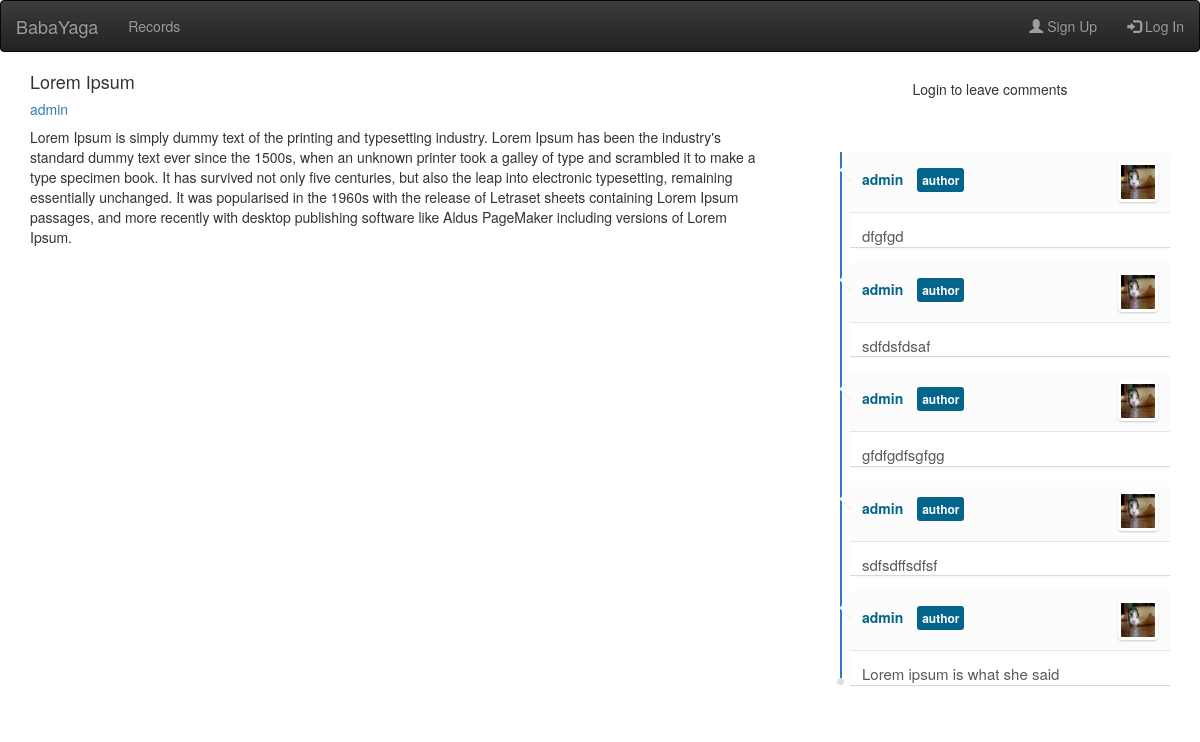
The app's page /en/blogs/posts/1/ with its own data.
### blogs/models.py (models this page shows, shortened)
class Post(models.Model):
    title = models.CharField(max_length=255, verbose_name=ugettext_lazy(u'Heading'))
    text = models.TextField()
    author = models.ForeignKey('core.User', db_index=True, verbose_name=ugettext_lazy(u'Author'))
    created_at = models.DateTimeField(auto_now_add=True, verbose_name=ugettext_lazy(u'Creation Date'))
    likes = GenericRelation(Like)

class Comment(models.Model):
    text = models.TextField()
    post = models.ForeignKey('Post', db_index=True)
    author = models.ForeignKey('core.User', db_index=True)
    created_at = models.DateTimeField(auto_now_add=True)
    likes = GenericRelation(Like)

### core/models.py (models this page shows)
class User(AbstractUser):
    avatar = models.ImageField(upload_to='avatars/', blank=True, null=True)
    first_name = models.CharField(('first name'), max_length=30, blank=False)
    email = models.EmailField(('E-mail address'), blank=False, unique=True)
    def image_url(self):
        if self.avatar and hasattr(self.avatar, 'url'):
            return self.avatar.url
        else:
            return '{}default-avatar.png'.format(settings.STATIC_URL)

### blogs/views.py (the view, shortened to what this page needs)
# urls.py: url(r'^posts/(?P<pk>[0-9]*)/$', PostView.as_view(), name="blog_post"),
class PostView(FormMixin, DetailView):
    template_name = "post_detailed.html"
    model = Post
    form_class = CommentForm
    def get_context_data(self, **kwargs):
        data = super(PostView, self).get_context_data(**kwargs)
        like_qs = Like.objects.filter(author_id=self.request.user.id)
        data["comments"] = self.object.comment_set.all().prefetch_related(Prefetch('likes', queryset=like_qs)) \
            .annotate(lc=Count('likes')).select_related('author')
        data["form"] = self.get_form(form_class=self.form_class)
        return data
    def get_queryset(self):
        like_qs = Like.objects.filter(author_id=self.request.user.id)
        qs = super(PostView, self).get_queryset()
        qs = qs.annotate(lc=Count('likes')).select_related('author') \
            .prefetch_related(Prefetch('likes', queryset=like_qs))
        return qs
    def get_form(self, form_class=None):
        form = super(PostView, self).get_form(form_class)
        if self.request.user.is_anonymous:
            form = None
        return form

### blogs/templates/post_detailed.html (shortened to what this page needs)
{% extends "blog_generic.html" %}
{% load static %}
{% load addfilt %}
{% load cache %}
{% load i18n %}
{% block content %}
    <div class="container">
        <div class="row">
            <div class="col-xs-8 col-sm-6 col-md-8">
                <div class="media">
                    <div class="media-body">
                        <h4 class="media-heading">{{ post.title }}</h4>
                        <h5><a href="{% url 'blogs:post_list' %}?author={{ post.author }}">{{ post.author }}
                            </a></h5>
                        <p>{{ post.text }}</p>
                    </div>
                    <div class="media-right">
                    </div>
                </div>
            </div>
            <div class="col-xs-8 col-sm-6 col-md-4">
                {% if user.is_authenticated %}
                    <link rel="stylesheet" href="{% static 'css/comment.css' %}">
                    <div class="comment-form">
                        <div class="widget-area no-padding blank">
                            <div class="status-upload">
                                <form name="comment_form" method="post" action="">
                                    {% csrf_token %}
                                    {% for field in form %}
                                        <div class="form-group">
                                            {{ field }}
                                        </div>
                                    {% endfor %}
                                    <button type="submit" class="btn btn-success"><i class="fa fa-share"></i>
                                    </button>
                                </form>
                            </div>
                        </div>
                    </div>
                {% else %}
                    <h5 align="center"> {% trans "Login to leave comments" %} </h5>
                {% endif %}
                <div class="comments-container pre-scrollable ">
                    <ul id="comments-list" class="comments-list">
                        {% cache 500 comments request.user.username %}
                            {% for comment in comments reversed %}
                            {% block comment %}
                                {% include 'comment.html' with liked=comment.likes.all lc=comment.lc %}
                            {% endblock %}
                        {% endfor %}
                        {% endcache %}
                    </ul>
                </div>
            </div>
        </div>
    </div>
{% endblock %}

### blogs/templates/comment.html (shortened to what this page needs)
<li>
    <div class="comment-box" id="{{ comment.id }}">
        <div class="comment-head">
            <div class="comment-avatar" style="float: right"><img
                    src="{{ comment.author.image_url }}"
                    alt="">
            </div>
            {% if comment.post.author == comment.author %}
                <h6 class="comment-name by-author"><a
                        href="{% url 'blogs:post_list' %}?author={{ comment.author }}">{{ comment.author }}
                </a></h6>
            {% else %}
                <h6 class="comment-name"><a
                        href="{% url 'blogs:post_list' %}?author={{ comment.author }}">{{ comment.author }}
                </a></h6>
            {% endif %}
        </div>
        <div class="comment-content">
            <div class="left">
                {{ comment.text }}
            </div>
        </div>
    </div>
</li>

### static/css/base.css (style rules this page uses)
.comments-container { float: left; margin: 15px auto 15px; width: 100%; }
.comments-list { margin-top: 30px; position: relative; }
.comments-list:before { content: ''; width: 2px; height: 100%; background: #2f79cb; position: absolute; left: 30px; top: 0; }
.comments-list:after { content: ''; position: absolute; background: #c7cacb; bottom: 0; left: 27px; width: 7px; height: 7px; border: 3px solid #dee1e3; -webkit-border-radius: 50%; -moz-border-radius: 50%; border-radius: 50%; }
.comments-list li { margin-bottom: 15px; display: block; position: relative; }
.comments-list li:after { content: ''; display: block; clear: both; height: 0; width: 0; }
.comments-list .comment-avatar:before { width: 4px; }
.comments-list .comment-avatar { width: 40px; height: 40px; position: relative; z-index: 99; float: left; border: 3px solid #FFF; -webkit-border-radius: 4px; -moz-border-radius: 4px; border-radius: 4px; -webkit-box-shadow: 0 1px 2px rgba(0, 0, 0, 0.2); -moz-box-shadow: 0 1px 2px rgba(0, 0, 0, 0.2); box-shadow: 0 1px 2px rgba(0, 0, 0, 0.2); overflow: hidden; }
.comments-list .comment-avatar:after { width: 4px; }
.comments-list .comment-avatar img { width: 100%; height: 100%; }
.comments-list .comment-box { float: left; width: 100%; position: relative; -webkit-box-shadow: 0 1px 1px rgba(0, 0, 0, 0.15); -moz-box-shadow: 0 1px 1px rgba(0, 0, 0, 0.15); box-shadow: 0 1px 1px rgba(0, 0, 0, 0.15); }
.comments-list .comment-box:before, .comments-list .comment-box:after { content: ''; height: 0; width: 0; position: absolute; display: block; border-width: 10px 12px 10px 0; border-style: solid; border-color: transparent #FCFCFC; top: 8px; left: -11px; }
.comments-list .comment-box:before { border-width: 11px 13px 11px 0; border-color: transparent rgba(0, 0, 0, 0.05); left: -12px; }
.comment-box .comment-head { background: #FCFCFC; padding: 10px 12px; border-bottom: 1px solid #E5E5E5; overflow: hidden; -webkit-border-radius: 4px 4px 0 0; -moz-border-radius: 4px 4px 0 0; border-radius: 4px 4px 0 0; }
.comment-box .comment-name { color: #283035; font-size: 14px; font-weight: 700; float: left; margin-right: 10px; }
.comment-box .comment-name a { color: #283035; }
.comment-box .comment-content { background: #FFF; padding: 12px; font-size: 15px; color: #595959; -webkit-border-radius: 0 0 4px 4px; -moz-border-radius: 0 0 4px 4px; border-radius: 0 0 4px 4px; }
.comment-box .comment-content .left { display: inline-block; text-align: left; float: left; width: calc(100% - 60px); }
.comment-box .comment-name.by-author, .comment-box .comment-name.by-author a { color: #03658c; }
.comment-box .comment-name.by-author:after { content: 'author'; background: #03658c; color: #FFF; font-size: 12px; padding: 3px 5px; font-weight: 700; margin-left: 10px; -webkit-border-radius: 3px; -moz-border-radius: 3px; border-radius: 3px; }
.pre-scrollable { max-height: 680px; overflow-y: scroll; }

### records on screen
Post: title "Lorem Ipsum", author "admin", text "Lorem Ipsum is simply dummy text of the printing and typesetting industry. Lorem Ipsum has been the industry's standard dummy text ever since the 1500s, when an unknown printer took a galley of type and scrambled it to make a type specimen book. It has survived not only five centuries, but also the leap into electronic typesetting, remaining essentially unchanged. It was popularised in the 1960s with the release of Letraset sheets containing Lorem Ipsum passages, and more recently with desktop publishing software like Aldus PageMaker including versions of Lorem Ipsum."
Comment: author.image_url (placeholder picture), author "admin", text "dfgfgd"
Comment: author.image_url (placeholder picture), author "admin", text "sdfdsfdsaf"
Comment: author.image_url (placeholder picture), author "admin", text "gfdfgdfsgfgg"
Comment: author.image_url (placeholder picture), author "admin", text "sdfsdffsdfsf"
Comment: author.image_url (placeholder picture), author "admin", text "Lorem ipsum is what she said"
